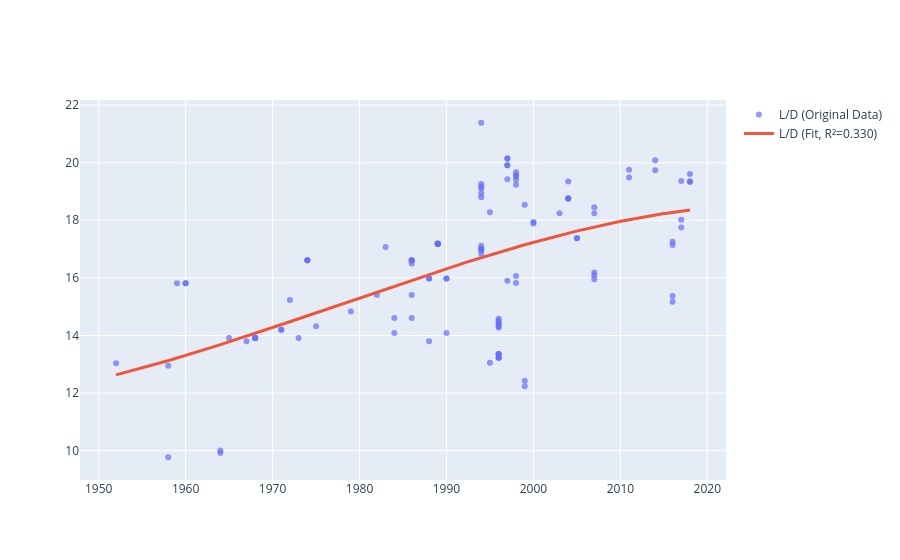

This figure's notebook cell:
### Code cell
poly_aero = _compute_polynomials_from_dataframe(
    df_merged,
    col_name_x='YOI',
    col_name_y='L/D',
    degree=3,
    plot=True
)

### Figure 1 — Plotly figure (JSON) as saved in the notebook; plotly's stock layout.template omitted (floating-point values rounded to 4 significant figures; data arrays with more than 128 entries replaced by an {"elided": "..."} marker saying what was removed)
{"data": [{"marker": {"opacity": 0.7}, "mode": "markers", "name": "L/D (Original Data)", "type": "scatter", "x": {"elided": "136 float values"}, "y": {"elided": "136 float values"}}, {"line": {"width": 3}, "mode": "lines", "name": "L/D (Fit, R²=0.330)", "type": "scatter", "x": {"elided": "200 float values"}, "y": {"elided": "200 float values"}}], "layout": {}}
